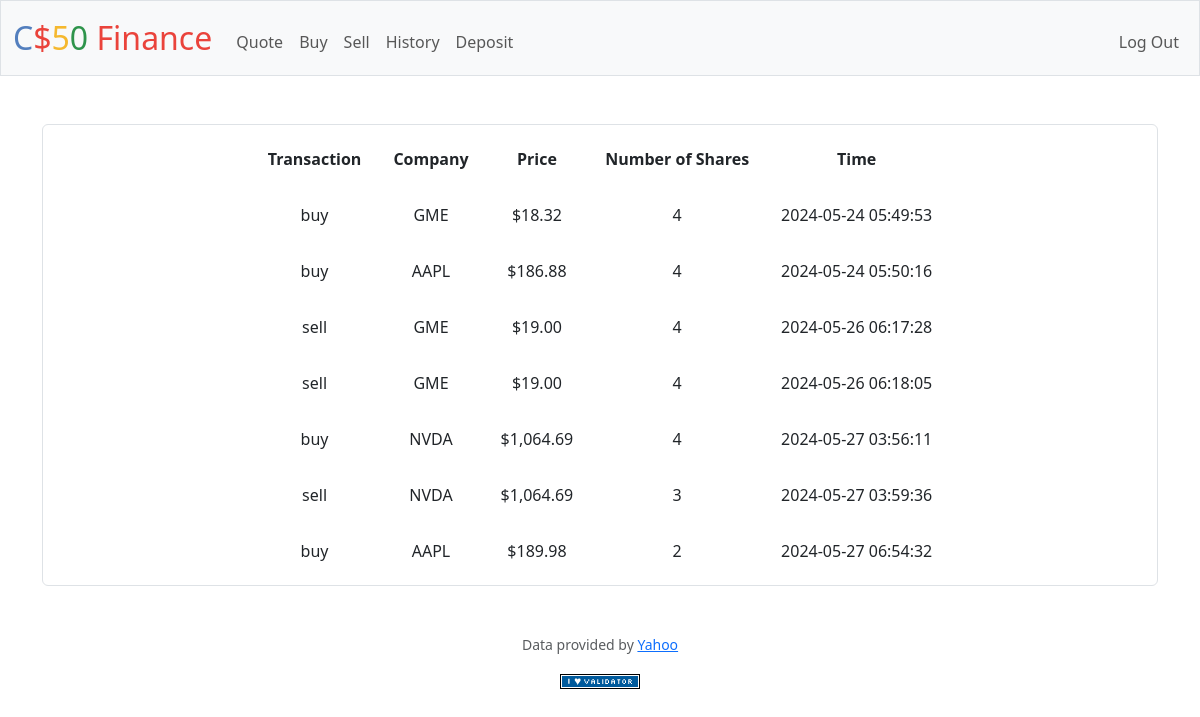
Screenshot of /history (signed in) with the database file from the repository.
### tables this page shows
CREATE TABLE transactions (id INTEGER NOT NULL, company TEXT NOT NULL, shares NUMERIC NOT NULL, type TEXT NOT NULL, price NUMERIC NOT NULL, time DATETIME DEFAULT CURRENT_TIMESTAMP NOT NULL);

### app.py (the view)
@app.route("/history")
@login_required
def history():
    histories = db.execute(
        "SELECT * FROM transactions WHERE id = ?", session["user_id"]
    )
    return render_template("history.html", histories=histories)

### app.py (called while the page is built)
@app.after_request
def after_request(response):
    response.headers["Cache-Control"] = "no-cache, no-store, must-revalidate"
    response.headers["Expires"] = 0
    response.headers["Pragma"] = "no-cache"
    return response

### helpers.py (called while the page is built)
def login_required(f):
    @wraps(f)
    def decorated_function(*args, **kwargs):
        if session.get("user_id") is None:
            return redirect("/login")
        return f(*args, **kwargs)
    return decorated_function

def usd(value):
    return f"${value:,.2f}"

### templates/history.html (shortened to what this page needs)
{% extends "layout.html" %}
{% block main %}
<div class="form-control mx-auto w-auto">
    <table class="center">
        <thead>
            <tr>
                <th>Transaction</th>
                <th>Company</th>
                <th>Price</th>
                <th>Number of Shares</th>
                <th>Time</th>
            </tr>
        </thead>
        <tbody>
            {% for history in histories %}
                <tr>
                    <td>{{ history.type }}</td>
                    <td>{{ history.company }}</td>
                    <td>{{ history.price | usd }}</td>
                    <td>{{ history.shares }}</td>
                    <td>{{ history.time }}</td>
                </tr>
            {% endfor %}
        </tbody>
    </table>
</div>
{% endblock %}

### templates/layout.html (shortened to what this page needs)
<!DOCTYPE html>
<html lang="en">
    <head>
        <link href="https://cdn.jsdelivr.net/npm/bootstrap@5.3.3/dist/css/bootstrap.min.css" rel="stylesheet">
        <link href="/static/styles.css" rel="stylesheet">
    </head>
    <body>
        <nav class="bg-light border navbar navbar-expand-md navbar-light">
            <div class="container-fluid">
                <a class="navbar-brand" href="/"><span class="blue">C</span><span class="red">$</span><span class="yellow">5</span><span class="green">0</span> <span class="red">Finance</span></a>
                <div class="collapse navbar-collapse" id="navbar">
                    {% if session["user_id"] %}
                        <ul class="navbar-nav me-auto mt-2">
                            <li class="nav-item"><a class="nav-link" href="/quote">Quote</a></li>
                            <li class="nav-item"><a class="nav-link" href="/buy">Buy</a></li>
                            <li class="nav-item"><a class="nav-link" href="/sell">Sell</a></li>
                            <li class="nav-item"><a class="nav-link" href="/history">History</a></li>
                            <li class="nav-item"><a class="nav-link" href="/deposit">Deposit</a></li>
                        </ul>
                        <ul class="navbar-nav ms-auto mt-2">
                            <li class="nav-item"><a class="nav-link" href="/logout">Log Out</a></li>
                        </ul>
                    {% else %}
                        <ul class="navbar-nav ms-auto mt-2">
                            <li class="nav-item"><a class="nav-link" href="/register">Register</a></li>
                            <li class="nav-item"><a class="nav-link" href="/login">Log In</a></li>
                        </ul>
                    {% endif %}
                </div>
            </div>
        </nav>
        <main class="container py-5 text-center">
            {% block main %}{% endblock %}
        </main>
        <footer class="mb-5">
            <p class="mb-3 small text-center text-muted">
                Data provided by <a href="https://finance.yahoo.com/">Yahoo</a>
            </p>
            <form action="https://validator.w3.org/check" class="text-center" enctype="multipart/form-data" method="post" target="_blank">
                <input alt="Validate" src="/static/I_heart_validator.png" type="image">
            </form>
        </footer>
    </body>
</html>

### static/styles.css (style rules this page uses)
nav .navbar-brand { font-size: xx-large; }
nav .navbar-brand .blue { color: #537fbe; }
nav .navbar-brand .red { color: #ea433b; }
nav .navbar-brand .yellow { color: #f5b82e; }
nav .navbar-brand .green { color: #2e944b; }
.center { margin-left: auto; margin-right: auto; }
table th, table td { padding: 1rem; vertical-align: middle; }

### rows the page displays
transactions: type "buy", company "GME", price "$18.32", shares "4", time "2024-05-24 05:49:53"
transactions: type "buy", company "AAPL", price "$186.88", shares "4", time "2024-05-24 05:50:16"
transactions: type "sell", company "GME", price "$19.00", shares "4", time "2024-05-26 06:17:28"
transactions: type "sell", company "GME", price "$19.00", shares "4", time "2024-05-26 06:18:05"
transactions: type "buy", company "NVDA", price "$1,064.69", shares "4", time "2024-05-27 03:56:11"
transactions: type "sell", company "NVDA", price "$1,064.69", shares "3", time "2024-05-27 03:59:36"
transactions: type "buy", company "AAPL", price "$189.98", shares "2", time "2024-05-27 06:54:32"
